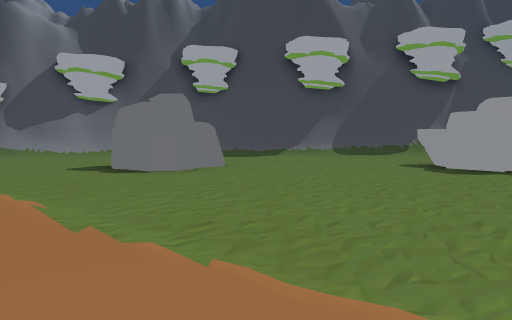
view 1 (above)

24 first-person views from a walk through a 3-D level made in the Unity game engine. The camera is 1.3 m above the floor, tilts 4° down and sees 75° across. The floor is counted in squares, 2 m on a side. Each view is taken from the middle of a square. On the plan, view 1 faces up. The plan holds only what a view shows up to about 10 squares ahead; the rest is blank. The place goes on beyond the plan. The player is left out.

view 2
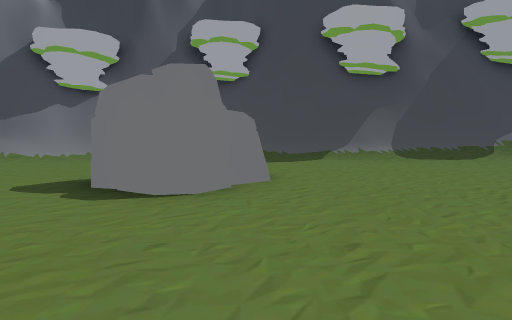

view 3
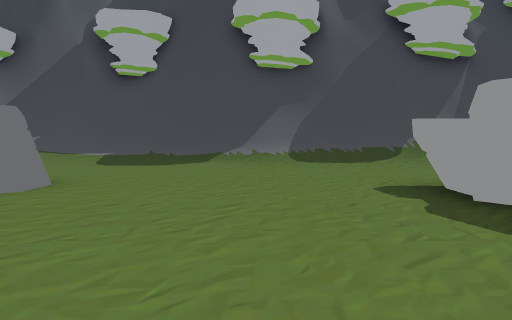

view 4
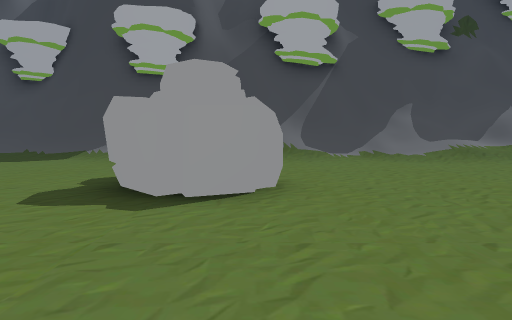

view 5
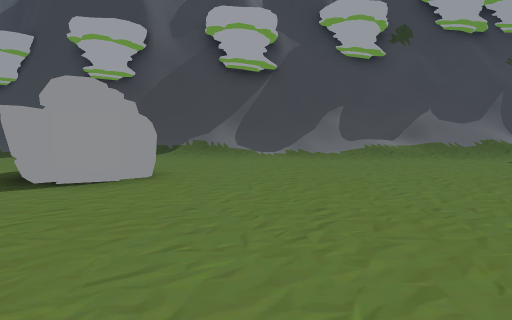

view 6
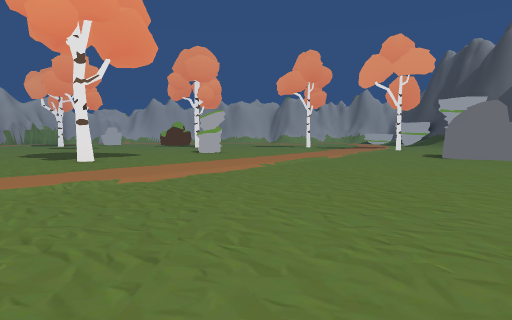

view 7
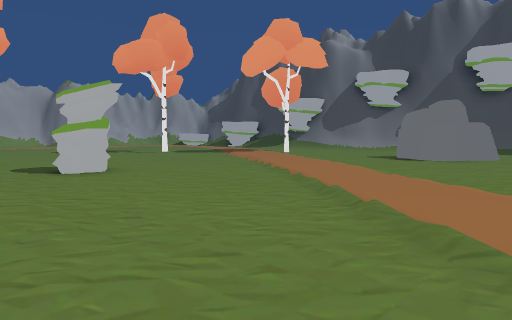

view 8
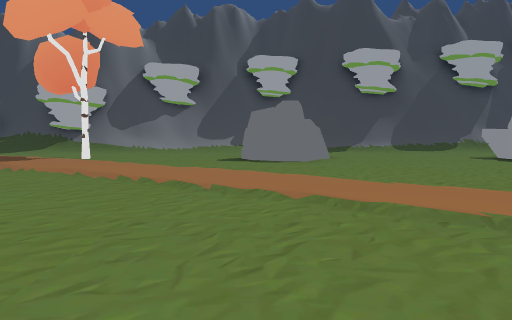

view 9
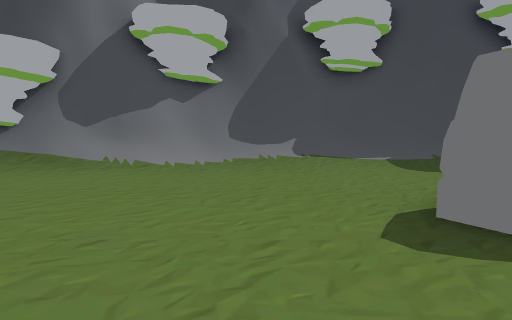

view 10
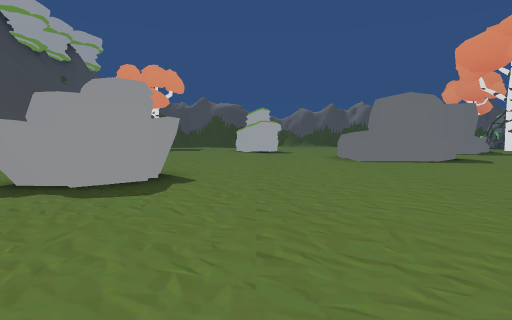

view 11
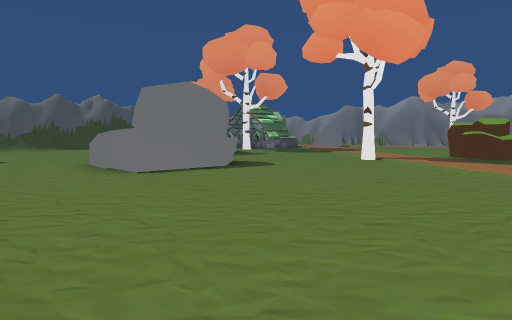

view 12
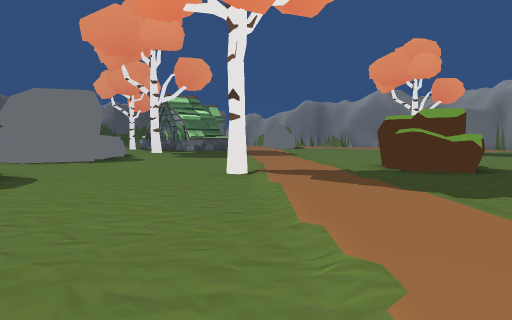

view 13
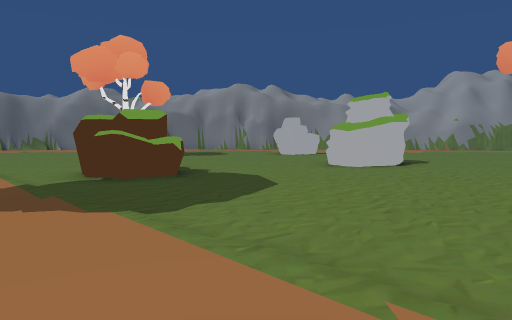

view 14
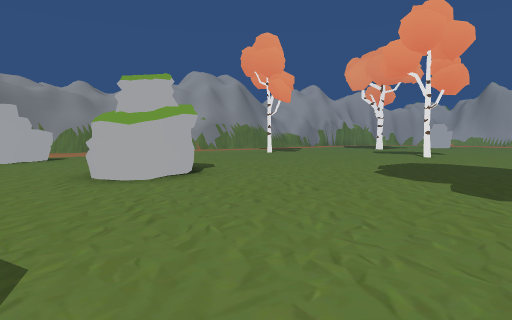

view 15
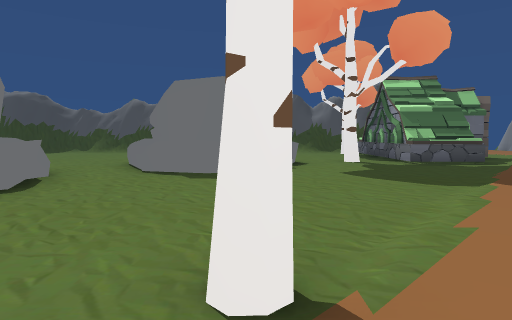

view 16
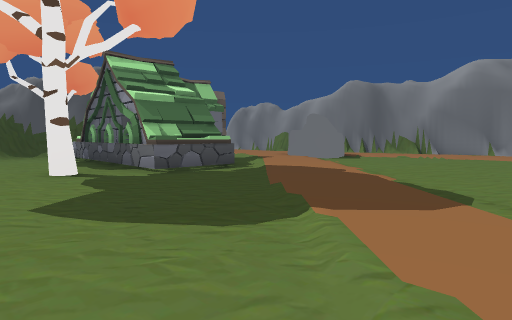

view 17
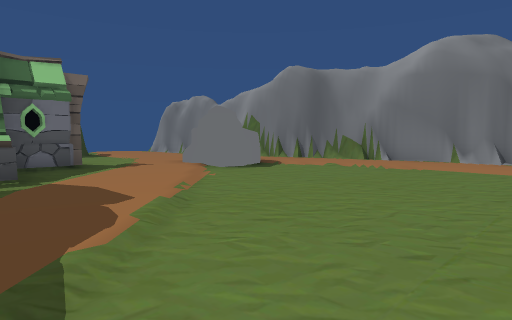

view 18
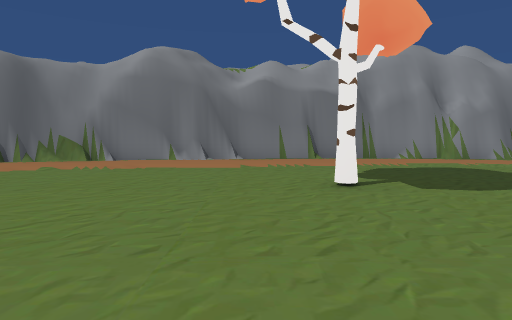

view 19
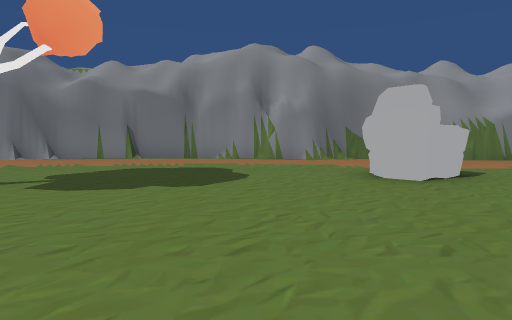

view 20
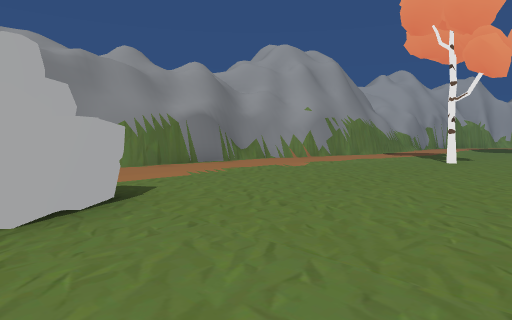

view 21
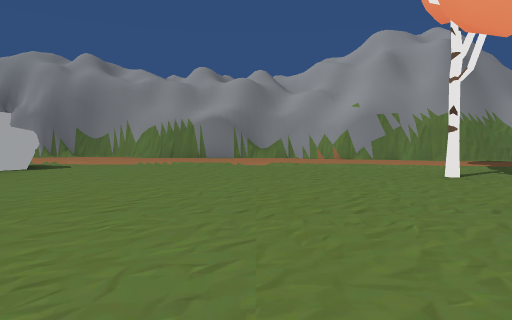

view 22
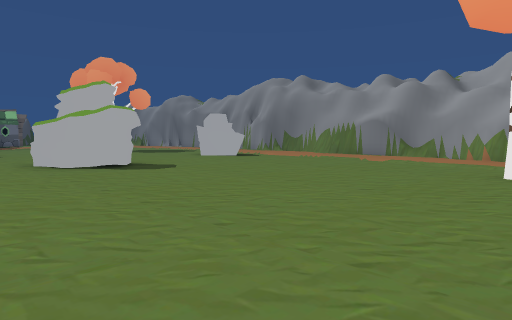

view 23
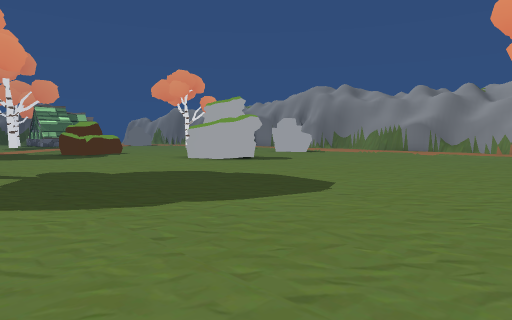

view 24
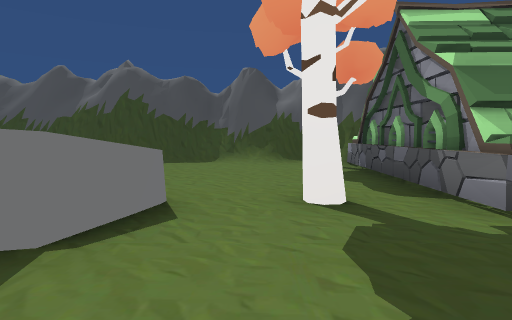

### Floor plan
Key: @ floor where view 1 was taken; # wall or solid block; . floor; / step, stairs or slope; = window, fence, low wall or low ledge; R rock; T tree; H house; O other object.
Columns run from 8 left of view 1 to 21 right of it. Each row starts with its distance up from view 1.
 15    ####
 14  ####/######  ###
 13 ##///////#######///////
 12 //////...///////////////
 11 /....................../
 10 .......................
  9 ...... ...............
  8 #....RRR....RRR.......
  7 ......R......RR......
  6 ....................
  5 ....................
  4 ......................
  3  .......................
  2 .................==#.....
  1 .................###=....    #
  0  .......@........####=...    #
 -1 ..O...............=#..=      #
 -2 .....................##      #
 -3 ....................=##      #
 -4 .......T.......#.....###  ...#
 -5 .......................=.....#
 -6 .............................#
 -7 .............OO........T.....#
 -8 T............OO........HHHH.T#
 -9 ........OO.... ........HHH H #
-10 .......OOO....  .......HHH
-11 .........................H
-12 ............................
-13 .T..............T...........
-14 .........RR............RR..
-15 .........RR............R
-16 ........................
-17 ###....................#
-18   #######.###.....######
-19         ### #######

Positions as (right, up) in squares from view 1, and headings:
1: (0, 0), facing up
2: (-1, 3), facing up
3: (2, 4), facing up
4: (6, 3), facing up
5: (8, 2), facing up
6: (8, 1), facing left
7: (1, -3), facing up-left
8: (-3, -2), facing up
9: (-5, 5), facing up
10: (0, 5), facing right
11: (3, 5), facing down-right
12: (3, 0), facing down-right
13: (3, -1), facing down
14: (3, -4), facing down-left
15: (6, -4), facing right
16: (9, -5), facing down-right
17: (9, -9), facing down-right
18: (9, -9), facing down
19: (4, -9), facing down
20: (2, -11), facing down-left
21: (-4, -8), facing down
22: (-8, -7), facing down-right
23: (-8, -3), facing down-right
24: (12, -6), facing right
